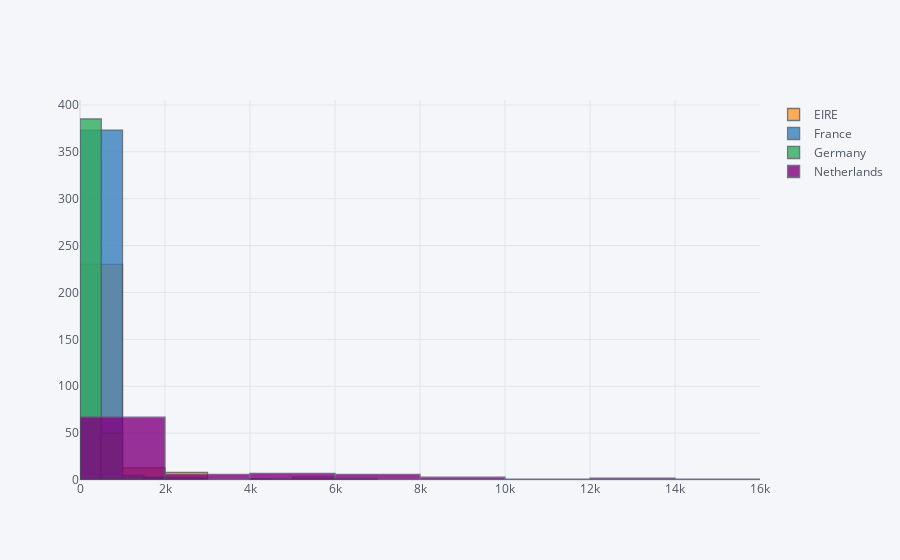

The notebook cell saved with this chart:
### Code cell
data_countries.iplot(kind = "hist", bins = 10)

### Figure 1 — Plotly figure (JSON) as saved in the notebook; plotly's stock layout.template omitted (floating-point values rounded to 4 significant figures; data arrays with more than 128 entries replaced by an {"elided": "..."} marker saying what was removed)
{"data": [{"histfunc": "count", "histnorm": "", "marker": {"color": "rgba(255, 153, 51, 1.0)", "line": {"color": "#4D5663", "width": 1.3}}, "name": "EIRE", "nbinsx": 10, "opacity": 0.8, "orientation": "v", "type": "histogram", "x": {"elided": "1171 int values"}}, {"histfunc": "count", "histnorm": "", "marker": {"color": "rgba(55, 128, 191, 1.0)", "line": {"color": "#4D5663", "width": 1.3}}, "name": "France", "nbinsx": 10, "opacity": 0.8, "orientation": "v", "type": "histogram", "x": {"elided": "1171 int values"}}, {"histfunc": "count", "histnorm": "", "marker": {"color": "rgba(50, 171, 96, 1.0)", "line": {"color": "#4D5663", "width": 1.3}}, "name": "Germany", "nbinsx": 10, "opacity": 0.8, "orientation": "v", "type": "histogram", "x": {"elided": "1171 int values"}}, {"histfunc": "count", "histnorm": "", "marker": {"color": "rgba(128, 0, 128, 1.0)", "line": {"color": "#4D5663", "width": 1.3}}, "name": "Netherlands", "nbinsx": 10, "opacity": 0.8, "orientation": "v", "type": "histogram", "x": {"elided": "1171 int values"}}], "layout": {"barmode": "overlay", "legend": {"bgcolor": "#F5F6F9", "font": {"color": "#4D5663"}}, "paper_bgcolor": "#F5F6F9", "plot_bgcolor": "#F5F6F9", "title": {"font": {"color": "#4D5663"}}, "xaxis": {"gridcolor": "#E1E5ED", "showgrid": true, "tickfont": {"color": "#4D5663"}, "title": {"font": {"color": "#4D5663"}, "text": ""}, "zerolinecolor": "#E1E5ED"}, "yaxis": {"gridcolor": "#E1E5ED", "showgrid": true, "tickfont": {"color": "#4D5663"}, "title": {"font": {"color": "#4D5663"}, "text": ""}, "zerolinecolor": "#E1E5ED"}}}
